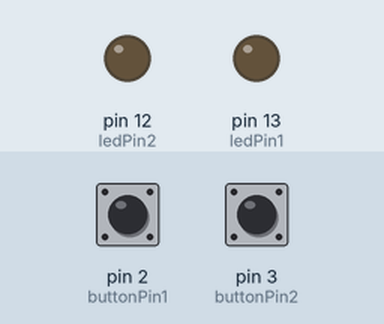
A sketch run on a simulated Arduino Uno, built with avr-gcc and run on an emulated ATmega328P. On the bench: output pins drawn as LEDs (lit = HIGH). The test bench sets the inputs (shaded band); at power-on: pin 2 (buttonPin1) HIGH, pin 3 (buttonPin2) HIGH.

Above: at 1.2 s.
1.3 s: pin 2 (buttonPin1) pulled LOW for 0.15 s
At 1.6 s:
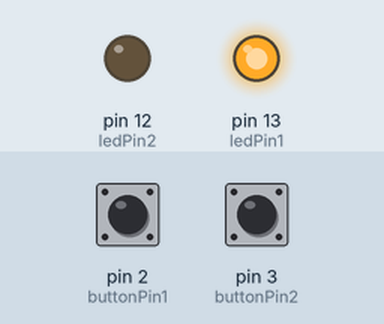
2.9 s: pin 3 (buttonPin2) pulled LOW for 0.15 s
At 4.0 s:
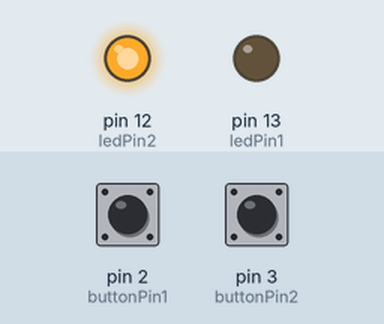
4.5 s: pin 2 (buttonPin1) pulled LOW for 1 s
At 5.2 s:
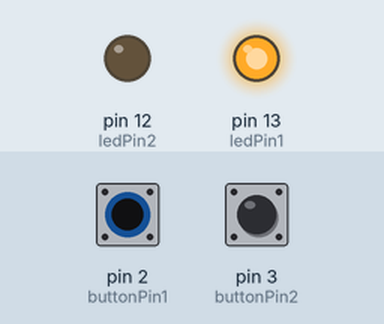
7.0 s: pin 3 (buttonPin2) pulled LOW for 1 s
At 8.3 s:
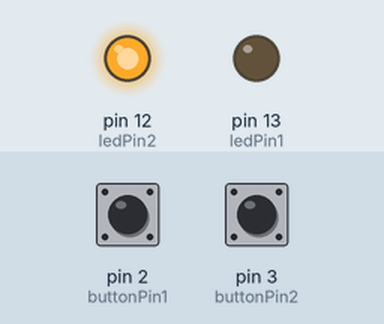
9.5 s: pin 2 (buttonPin1) driven LOW and pin 3 (buttonPin2) driven LOW
At 10.0 s:
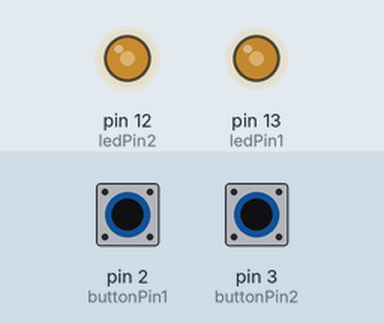
11.0 s: pin 2 (buttonPin1) driven HIGH
At 12.4 s:
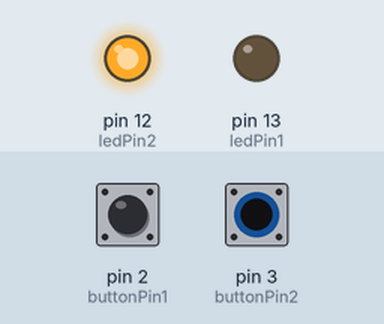
Timing chart, 0 to 13.5 s (numbered marks = the images above; inputs shaded):
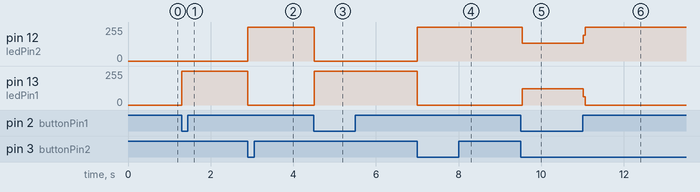

The sketch:

Alternate_light.ino
```cpp
//Declare Variable
const int ledPin1 = 13;
const int ledPin2 = 12;
const int buttonPin1 = 2;
const int buttonPin2 = 3;

void setup() {
  pinMode(buttonPin1, INPUT_PULLUP);
  pinMode(buttonPin2, INPUT_PULLUP);
  pinMode(ledPin1, OUTPUT);
  pinMode(ledPin2, OUTPUT);
}

void loop(){

  if (digitalRead(buttonPin1) == LOW) {
    digitalWrite(ledPin1, HIGH);
    digitalWrite(ledPin2, LOW);
  }


  if (digitalRead(buttonPin2) == LOW) {
    digitalWrite(ledPin1, LOW);
    digitalWrite(ledPin2, HIGH);
  }

}
```

Measured:
- after the input at 1.3 s, pin 13 (ledPin1): 0/255 → 255/255 at once
- after the input at 2.9 s, pin 12 (ledPin2): 0/255 → 255/255 at once; pin 13 (ledPin1): 255/255 → 0/255 at once
- after the input at 4.5 s, pin 12 (ledPin2): 255/255 → 0/255 at once; pin 13 (ledPin1): 0/255 → 255/255 at once
- after the input at 7.0 s, pin 12 (ledPin2): 0/255 → 255/255 at once; pin 13 (ledPin1): 255/255 → 0/255 at once
- after the input at 9.5 s, pin 12 (ledPin2): 255/255 → 133/255 at once; pin 13 (ledPin1): 0/255 → 122/255 at once
- after the input at 11.0 s, pin 12 (ledPin2): 133/255 → 255/255 at once; pin 13 (ledPin1): 122/255 → 0/255 at once
